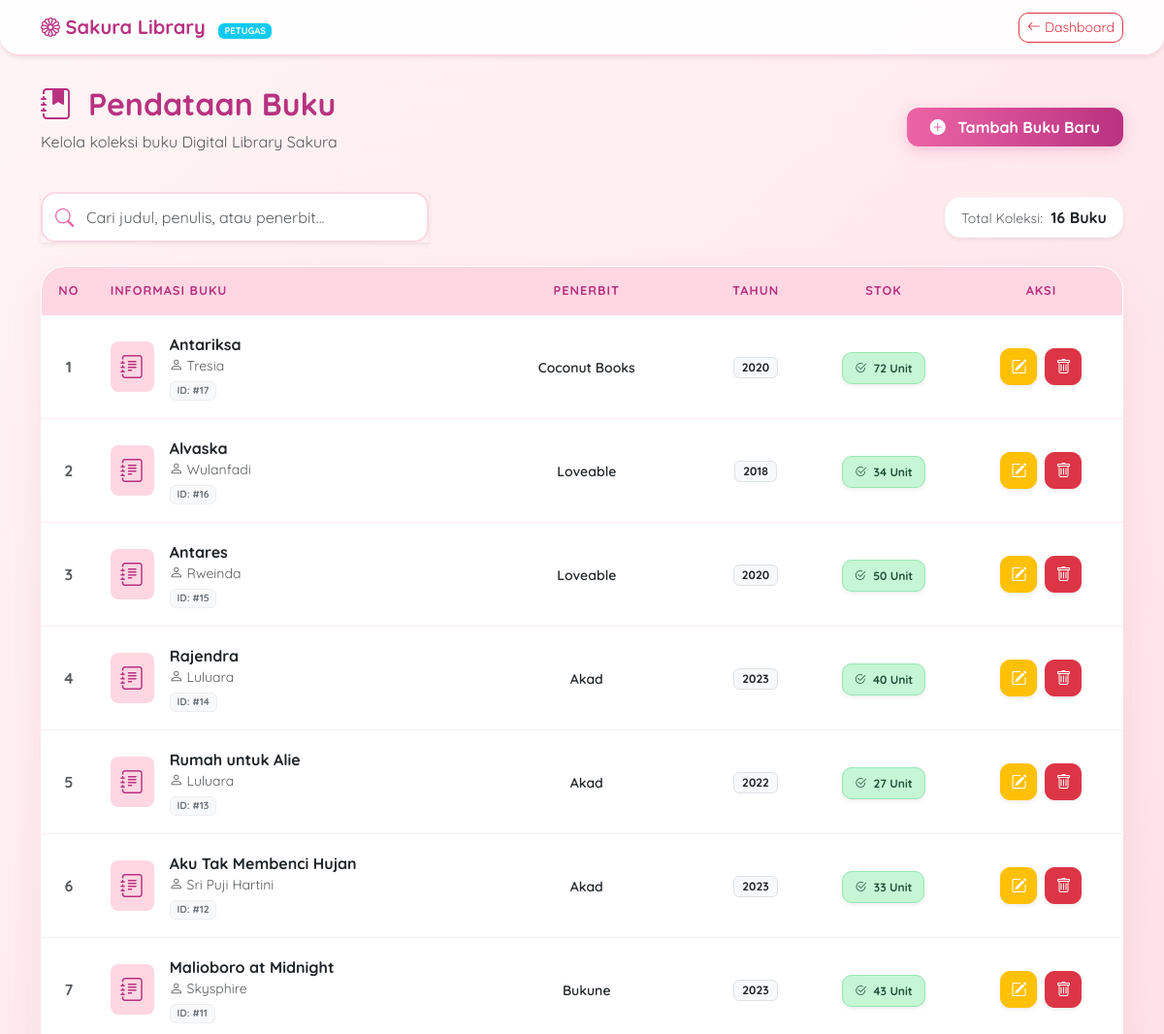
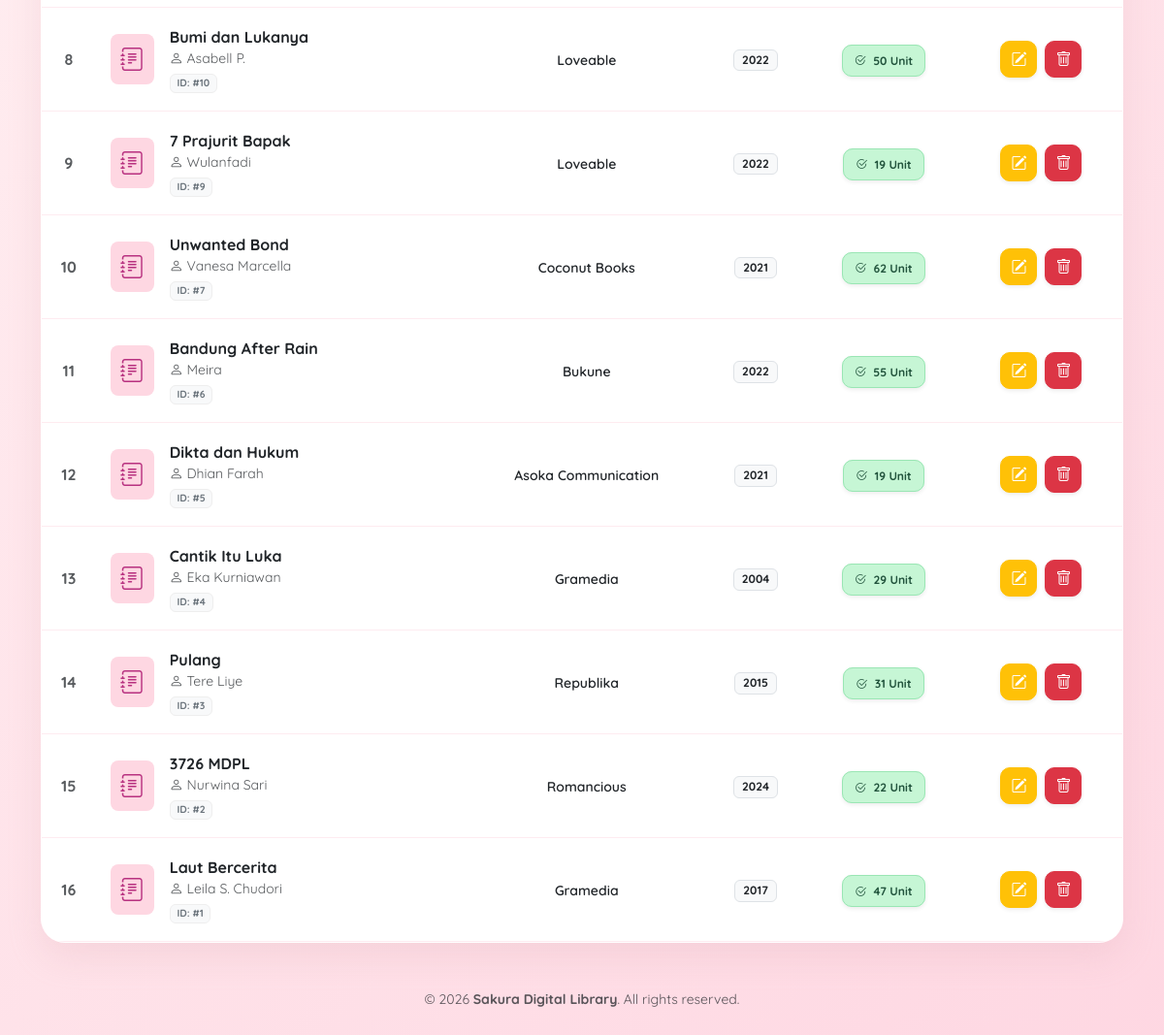
/petugas/buku.php (signed in), run on an earlier commit of the app's database (2 pictures, top to bottom).
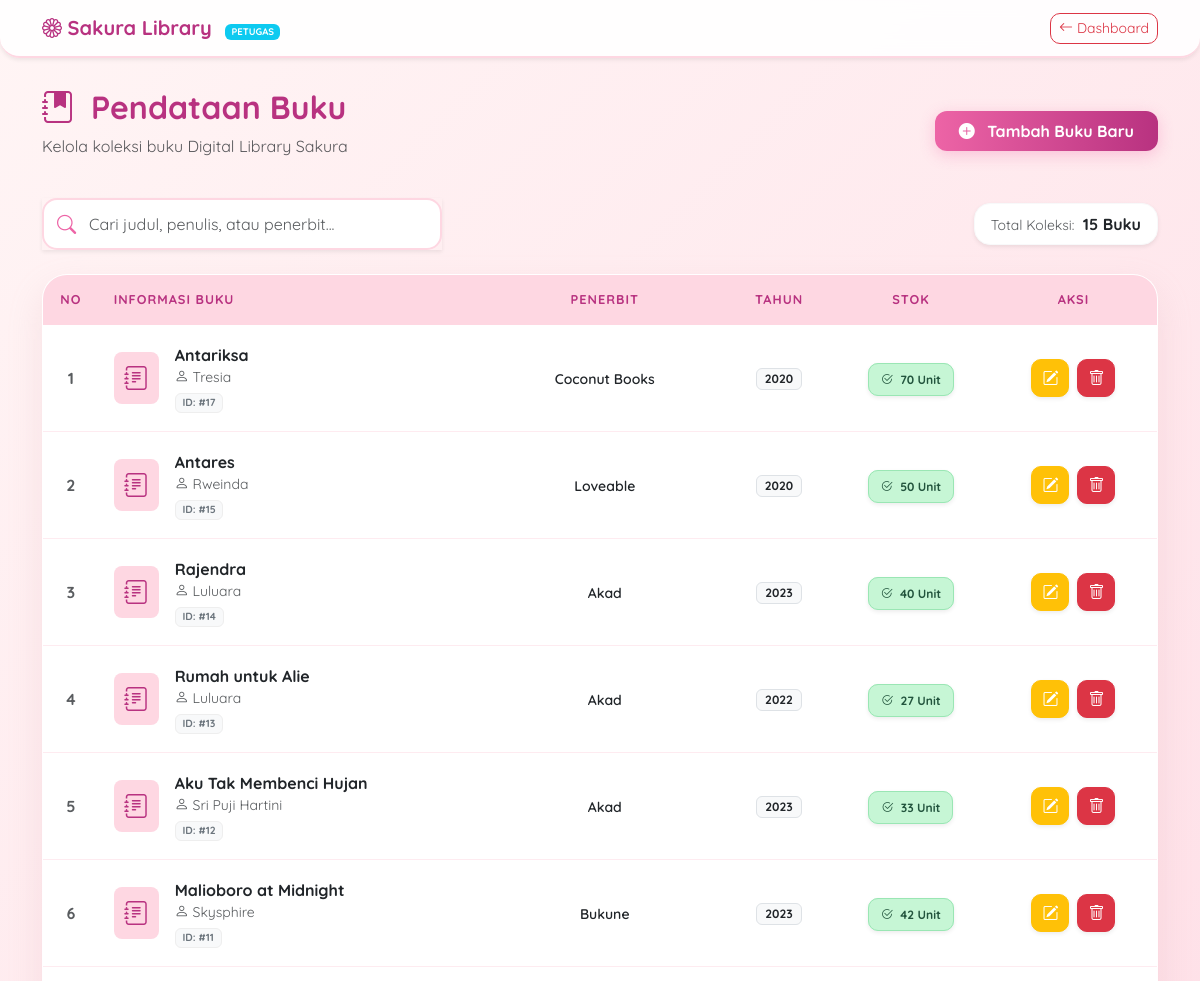
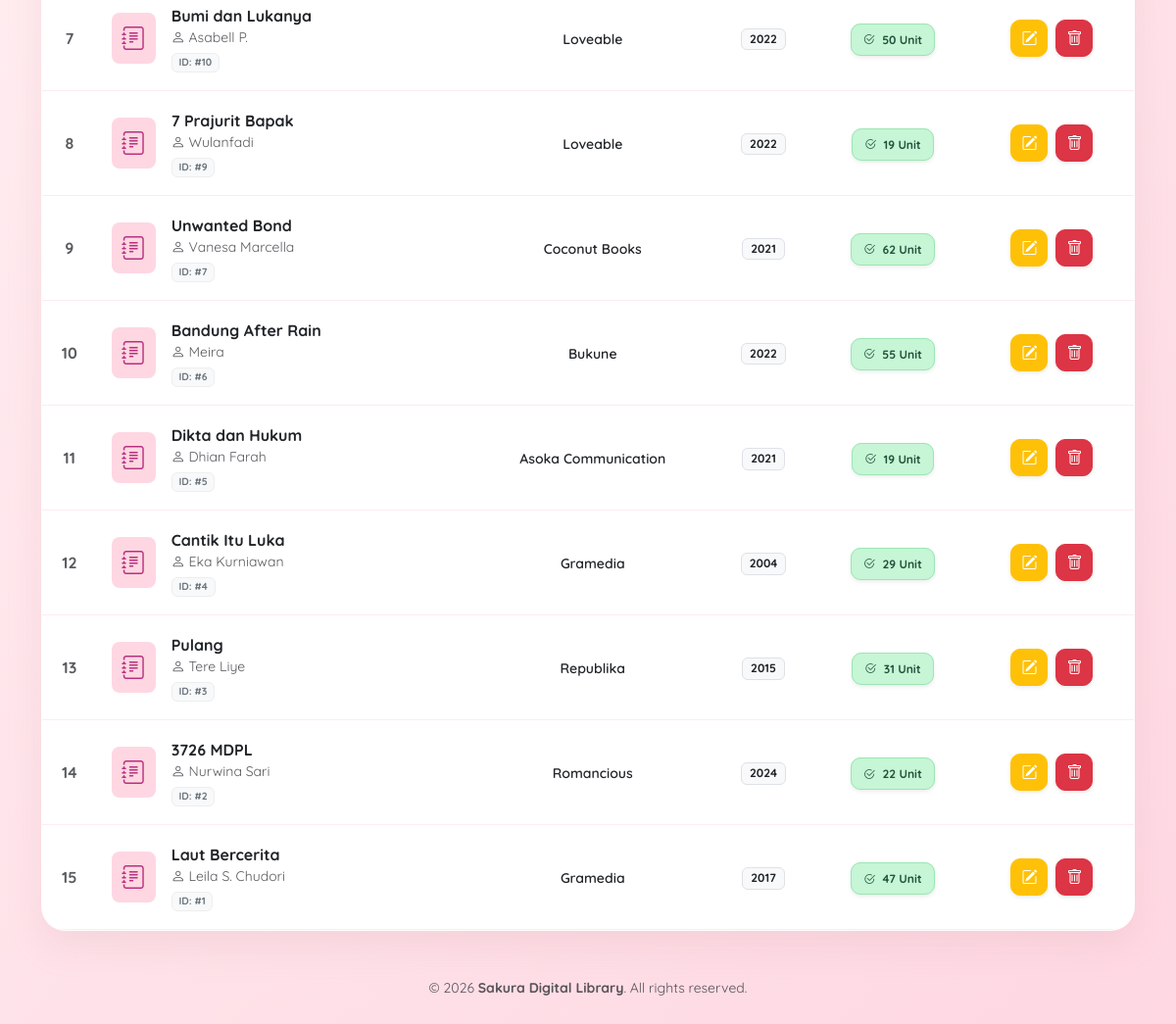
And on a later commit of the database (2 pictures, top to bottom).
### tables this page shows
CREATE TABLE `buku` (
  `id_buku` int(11) NOT NULL,
  `judul` varchar(255) NOT NULL,
  `penulis` varchar(255) NOT NULL,
  `penerbit` varchar(255) NOT NULL,
  `tahun_terbit` int(11) NOT NULL,
  `stok` int(11) DEFAULT 0
);

### petugas/buku.php (the view, shortened to what the changed rows need)
<?php
include '../config/koneksi.php';
$query = mysqli_query($koneksi, "SELECT * FROM buku ORDER BY id_buku DESC");
?>
<!DOCTYPE html>
<html lang="id">
<head>
    <link href="https://cdn.jsdelivr.net/npm/bootstrap@5.3.0/dist/css/bootstrap.min.css" rel="stylesheet">
    <link rel="stylesheet" href="https://cdn.jsdelivr.net/npm/bootstrap-icons@1.11.1/font/bootstrap-icons.css">
</head>
<body class="pb-5">
<div class="container main-content">
    <div class="row align-items-center mb-4">
        <div class="col-md-6">
            <h2 class="fw-bold" style="color: var(--sakura-dark);"><i class="bi bi-journal-bookmark-fill me-2"></i> Pendataan Buku</h2>
        </div>
    </div>
    <div class="row mb-4 g-3 align-items-center">
        <div class="col-md-6 text-md-end">
            <div class="d-inline-block p-2 px-3 bg-white rounded-4 shadow-sm border border-light">
                <span class="text-muted small">Total Koleksi:</span>
                <span class="fw-bold text-dark ms-1"><?= mysqli_num_rows($query); ?> Buku</span>
            </div>
        </div>
    </div>
    <div class="card sakura-card">
        <div class="table-responsive">
            <table class="table table-hover align-middle mb-0" id="bukuTable">
                <thead>
                    <tr class="text-center">
                        <th width="5%">No</th>
                        <th class="text-start">Informasi Buku</th>
                        <th>Penerbit</th>
                        <th>Tahun</th>
                        <th>Stok</th>
                        <th width="15%">Aksi</th>
                    </tr>
                </thead>
                <tbody>
                    <?php
                    $no = 1;
                    if(mysqli_num_rows($query) > 0) {
                        while($d = mysqli_fetch_array($query)){
                    ?>
                    <tr>
                        <td class="text-center fw-bold text-muted"><?php echo $no++; ?></td>
                        <td>
                            <div class="d-flex align-items-center">
                                <div class="bg-sakura-light p-2 rounded-3 me-3 d-none d-sm-block" style="background: var(--sakura-light); min-width: 45px; text-align: center;">
                                    <i class="bi bi-journal-text fs-4" style="color: var(--sakura-dark);"></i>
                                </div>
                                <div>
                                    <div class="fw-bold text-dark"><?php echo htmlspecialchars($d['judul']); ?></div>
                                    <div class="small text-muted"><i class="bi bi-person"></i> <?php echo htmlspecialchars($d['penulis']); ?></div>
                                    <span class="badge bg-light text-secondary mt-1" style="font-size: 0.65rem; border: 1px solid #eee;">ID: #<?= $d['id_buku']; ?></span>
                                </div>
                            </div>
                        </td>
                        <td class="text-center">
                            <span class="small fw-semibold"><?php echo htmlspecialchars($d['penerbit']); ?></span>
                        </td>
                        <td class="text-center">
                            <span class="badge bg-light text-dark border"><?php echo $d['tahun_terbit']; ?></span>
                        </td>
                        <td class="text-center">
                            <?php if($d['stok'] > 0): ?>
                                <span class="badge-stok stok-aman shadow-sm">
                                    <i class="bi bi-check2-circle me-1"></i> <?= $d['stok']; ?> Unit
                                </span>
                            <?php else: ?>
                                <span class="badge-stok stok-habis shadow-sm">
                                    <i class="bi bi-x-circle me-1"></i> Habis
                                </span>
                            <?php endif; ?>
                        </td>
                        <td class="text-center">
                            <div class="d-flex gap-2 justify-content-center">
                                <a href="edit_buku.php?id=<?= $d['id_buku']; ?>"
                                   class="btn btn-warning btn-action text-white shadow-sm" title="Edit">
                                    <i class="bi bi-pencil-square"></i>
                                </a>
                                <a href="hapus_buku.php?id=<?= $d['id_buku']; ?>"
                                   class="btn btn-danger btn-action shadow-sm"
                                   onclick="return confirm('Apakah Anda yakin ingin menghapus buku ini?')" title="Hapus">
                                    <i class="bi bi-trash"></i>
                                </a>
                            </div>
                        </td>
                    </tr>
                    <?php
                        }
                    } ?>
                </tbody>
            </table>
        </div>
    </div>
</div>
</body>
</html>

What changed in the data, as far as the page shows it:
removed buku: judul "Alvaska", penulis "Wulanfadi", id_buku "16", penerbit "Loveable", tahun_terbit "2018", stok "34"
changed buku "Antariksa": stok "72" → "70"
changed buku "Malioboro at Midnight": stok "43" → "42"
Also different on the page:
mysqli_num_rows($query): "16" → "15"
